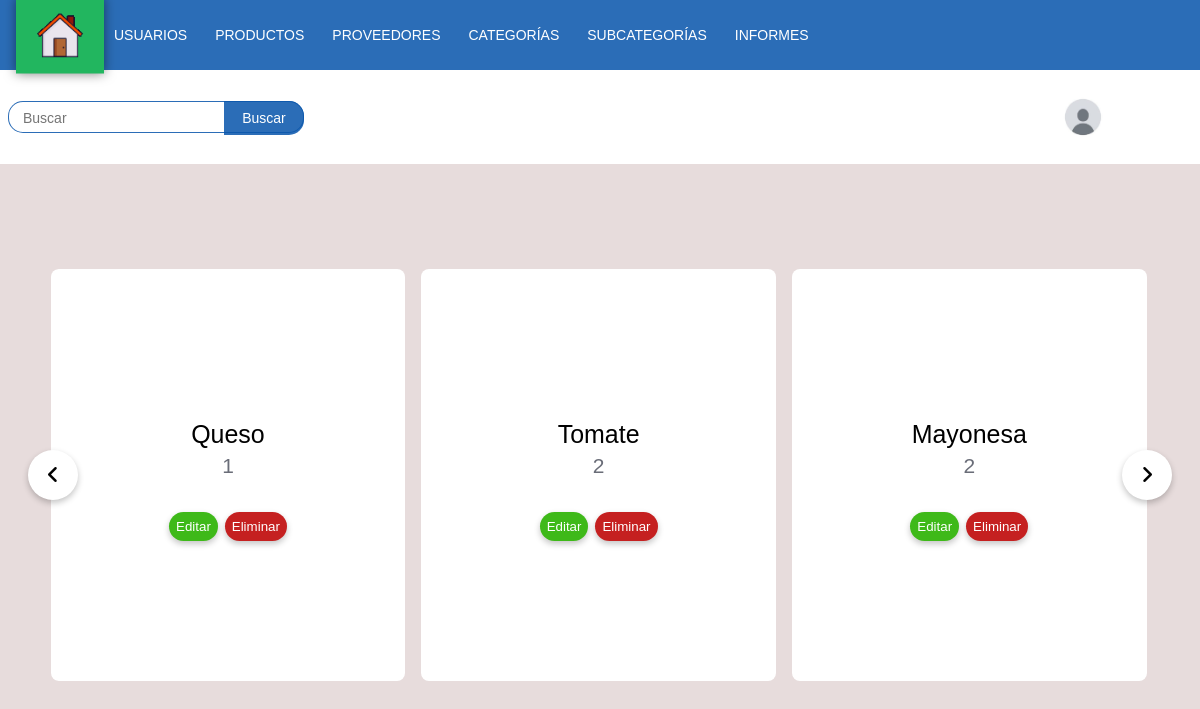
The app's page /Crud_Subcategorias.php (signed in) with its own data.
### tables this page shows
CREATE TABLE Usuario (
    ID_Usuario INT AUTO_INCREMENT PRIMARY KEY,
    Nombre VARCHAR(50) NULL,
    Apellido VARCHAR(50) NULL,
    Usuario VARCHAR(50) NULL,
    Contraseña VARCHAR(255) NULL,
    Rol_Usuario VARCHAR(50),
    Fecha_Registro DATETIME NULL, 
    Foto_Perfil TEXT
);

CREATE TABLE Subcategoria (
    ID_Subcategoria INT AUTO_INCREMENT PRIMARY KEY,
    Nombre_Subcategoria VARCHAR(100) NULL,
    ID_Categoria INT NULL,
    FOREIGN KEY (ID_Categoria) REFERENCES Categoria(ID_Categoria)
);

### Crud_Subcategorias.php (the view, shortened to what this page needs)
<?php
if (isset($_SESSION['Rol_Usuario'])) {
    $menuDirectory = "Menus/";
    $menuFiles = [
        'Administrador' => 'Menu_Administrador.php',
        'Cajero' => 'Menu_Cajero.php',
        'Bodeguero' => 'Menu_Bodeguero.php',
    ];
    if (array_key_exists($_SESSION['Rol_Usuario'], $menuFiles)) {
        require($menuDirectory . $menuFiles[$_SESSION['Rol_Usuario']]);
        require("Php/Conexion.php");
?>
<!DOCTYPE html>
<html lang="es">
<head>
    <link rel="stylesheet" href="Css/Alerts.css">
    <link rel="stylesheet" href="Css/Cruds.css">
    <link rel="stylesheet" href="https://cdnjs.cloudflare.com/ajax/libs/font-awesome/6.3.0/css/all.min.css">
</head>
</head>
<body>
<section>
    <div class="row">
        <?php
        $sql = "SELECT * FROM Subcategoria";
        $query = mysqli_query($CONEXION, $sql);
        ?>
        <div class="wrapper">
            <i id="left" class="fa-solid fa-angle-left"></i>
            <ul class="carousel">
            <?php while ($row = mysqli_fetch_array($query)): ?>
                <li class="card">
                    <h2><?= $row['Nombre_Subcategoria'] ?></h2>
                    <span><?= $row['ID_Categoria'] ?></span>
                <h2>
                    <a href="Actualizar_Subcategorias.php?ID_Subcategoria=<?= $row['ID_Subcategoria'] ?>"><button class="Editar">Editar</button></a>
                    <a href="Php/Borrar_Subcategoria.php?ID_Subcategoria=<?= $row['ID_Subcategoria'] ?>"><button class="Eliminar">Eliminar</button></a>
                </h2>
                </li>
                <?php endwhile; ?>
            </ul>
            <i id="right" class="fa-solid fa-angle-right"></i>
        </div>
    </div>
</section>
</body>
</html>
<?php
    } else {
        header("Location: Index.php");
    }
} else {
    header("Location: Index.php");
}
?>

### Menus/Menu_Administrador.php (shortened to what this page needs)
<?php
if (isset($_SESSION['Rol_Usuario']) && $_SESSION['Rol_Usuario'] === 'Administrador') {
    include './Php/Conexion.php';
    $id = mysqli_real_escape_string($CONEXION, $_SESSION['Usuario']);
    $consulta = mysqli_query($CONEXION, "SELECT * FROM usuario WHERE Usuario = '$id';");
    if ($consulta) {
        $valores = mysqli_fetch_array($consulta);
        $foto = $valores['Foto_Perfil'];
    } else {
        echo "Error en la consulta: " . mysqli_error($CONEXION);
        exit;
    }
?>
<!DOCTYPE html>
<html lang="es">
<head>
    <link rel="stylesheet" href="Css/Menu_Administrador.css">
</head>
<body>
    <header>
        <div class="container__menu">
            <div class="menu">
                <nav class="nav">
                    <ul>
                        <li><a href="Panel_Administrador.php" id="selected"></a></li>
                        <li><a href="#">Usuarios</a>
                        </li>
                        <li><a href="#">Productos</a>
                        </li>
                        <li><a href="#">Proveedores</a>
                        </li>
                        <li><a href="#">Categorías</a>
                        </li>
                        <li><a href="#">SubCategorías</a>
                        </li>
                        <li><a href="#">Informes</a>
                        </li>
                    </ul>
                </nav>
            </div>
        </div>
        <div class="header__superior">
            <div id='search-box'>
                <form action='Php/buscar.php' id='search-form' method='get' target='_top'>
                <input id='search-text' name='q' placeholder='Buscar' type='text'/>
                <button id='search-button' type='submit'><span>Buscar</span></button>
                </form>
            </div>
            <nav class="nav1">
                <ul>
                    <li>
                        <a href="#">
                            <img class="perfil_foto" src="<?php echo $foto; ?>" width="50px" height="50px" alt="Foto Perfil">
                        </a>
                    </li>
                </ul>
            </nav>
        </div>
    </header>
</body>
</html>
<?php
} else {
    header("Location: Index.php");
    exit;
}
?>

### Css/Menu_Administrador.css (style rules this page uses)
* { margin: 0; padding: 0; box-sizing: border-box; font-family: 'Source Sans 3', sans-serif; text-decoration: none; }
:root { --Color-Azul: rgba(10, 86, 172, 0.863); --Fondo-Pantalla: #e7dcdc; --Color-Blanco: #fff; --Sombra: rgba(0, 0, 0, 0.5); --Color-Verde: #22b65f; }
header { width: 100%; position: fixed; top: 0; left: 0; background: var(--Color-Blanco); z-index: 100; }
body { background: var(--Fondo-Pantalla); }
.header__superior { max-width: 1200px; margin: auto; display: flex; align-items: center; justify-content: space-between; padding: 8px; }
.container__menu { width: 100%; height: 70px; background: var(--Color-Azul); padding: 0 20px; }
.menu { max-width: 1200px; margin: auto; height: 100%; }
nav { height: 100%; }
nav > ul { height: 100%; display: flex; }
nav ul li { height: 100%; list-style: none; position: relative; }
.nav > ul > li:first-child > a { background-image: url(../Icons/home.gif); background-size: 60px; background-repeat: no-repeat; background-position: center center; padding: 10px 40px; }
nav > ul > li > a { width: 100%; height: 100%; display: flex; align-items: center; padding: 14px; color: var(--Color-Blanco); text-transform: uppercase; font-size: 14px; transition: all 300ms ease; }
#selected { transform: scale(1.1); background-color: var(--Color-Verde); box-shadow: 0px 0px 10px 0px var(--Sombra); }
.perfil_foto { border-radius: 50%; z-index: 100; }
.nav1 { margin-right: 70px; }
#search-box { position: relative; width: 25%; margin: 0; }
#search-form { height: 32px; border: 1px solid var(--Color-Azul); border-radius: 15px; background-color: var(--Color-Blanco); overflow: hidden; }
#search-text { font-size: 14px; color: var(--Color-Blanco); border-width: 0; background: transparent; }
#search-box input[type="text"] { width: 90%; padding: 8px 0 12px 1em; color: var(--Sombra); outline: none; }
#search-button { position: absolute; top: 0; right: 0; height: 34px; width: 80px; font-size: 14px; color: var(--Color-Blanco); text-align: center; line-height: 4px; border-width: 0; background-color: var(--Color-Azul); border-radius: 0px 15px 15px 0px; cursor: pointer; }

### Css/Alerts.css (style rules this page uses)
:root { --exito: #3ab65c; --error: #bf333b; --info: #1898c0; --warning: #bc8c12; --exito-hover: #2d8a46; --error-hover: #962a31; --info-hover: #147fa0; --warning-hover: #9b7512; }
* { margin: 0; padding: 0; box-sizing: border-box; }

### Css/Cruds.css (style rules this page uses)
* { margin: 0; padding: 0; font-family: sans-serif; box-sizing: border-box; }
:root { --Color-Violeta: #8B53FF ; --Color-Blanco: #ffffff; --Fondo-Pantalla: #e7dcdc; --Sombras:rgba(0,0,0,0.23); --letras:#6A6D78; }
body { display: flex; padding: 0 35px; align-items: center; justify-content: center; min-height: 100vh; position: relative; }
.wrapper { max-width: 1100px; width: 100%; position: relative; margin-top: 150px; }
.wrapper i { top: 50%; height: 50px; width: 50px; cursor: pointer; font-size: 1.25rem; position: absolute; text-align: center; line-height: 50px; background: var(--Color-Blanco); border-radius: 50%; box-shadow: 0 3px 6px var(--Sombras); transform: translateY(-50%); transition: transform 0.1s linear; }
.wrapper i:first-child { left: -22px; }
.wrapper i:last-child { right: -22px; }
.wrapper .carousel { display: grid; grid-auto-flow: column; grid-auto-columns: calc((100% / 3) - 12px); overflow-x: auto; scroll-snap-type: x mandatory; gap: 16px; border-radius: 8px; scroll-behavior: smooth; scrollbar-width: none; }
.carousel :where(.card, .img) { display: flex; justify-content: center; align-items: center; }
.carousel .card { scroll-snap-align: start; height: 412px; list-style: none; background: var(--Color-Blanco); cursor: pointer; padding-bottom: 15px; flex-direction: column; border-radius: 8px; }
.carousel .card h2 { font-weight: 500; font-size: 1.56rem; margin: 30px 0 5px; }
.carousel .card span { color: var(--letras); font-size: 1.31rem; }
.Editar { background-color: rgb(62, 185, 25); color: var(--Color-Blanco); border: var(--Color-Blanco); box-shadow: 0 3px 6px var(--Sombras); padding: 7px; border-radius: 30px; }
.Eliminar { background-color: rgb(197, 32, 32); color: var(--Color-Blanco); border: var(--Color-Blanco); box-shadow: 0 3px 6px var(--Sombras); padding: 7px; border-radius: 30px; }

### records on screen
usuario: Foto_Perfil (picture)
subcategoria: Nombre_Subcategoria "Queso", ID_Categoria "1"
subcategoria: Nombre_Subcategoria "Tomate", ID_Categoria "2"
subcategoria: Nombre_Subcategoria "Mayonesa", ID_Categoria "2"
